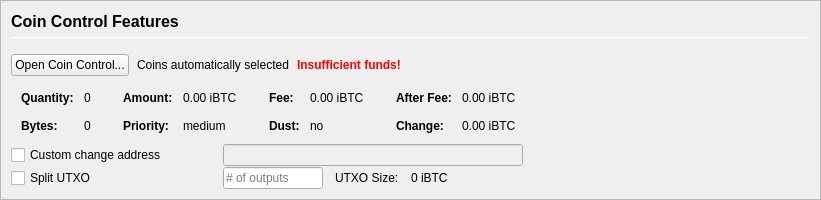
         <widget class="QFrame" name="frameCoinControl">
          <property name="sizePolicy">
           <sizepolicy hsizetype="Expanding" vsizetype="Expanding">
            <horstretch>0</horstretch>
            <verstretch>0</verstretch>
           </sizepolicy>
          </property>
          <property name="maximumSize">
           <size>
            <width>16777215</width>
            <height>16777215</height>
           </size>
          </property>
          <property name="frameShape">
           <enum>QFrame::StyledPanel</enum>
          </property>
          <property name="frameShadow">
           <enum>QFrame::Sunken</enum>
          </property>
          <layout class="QVBoxLayout" name="verticalLayoutCoinControl2">
           <property name="spacing">
            <number>0</number>
           </property>
           <property name="leftMargin">
            <number>0</number>
           </property>
           <property name="topMargin">
            <number>0</number>
           </property>
           <property name="rightMargin">
            <number>0</number>
           </property>
           <property name="bottomMargin">
            <number>0</number>
           </property>
           <item>
            <widget class="QFrame" name="frameCoinControl_BG">
             <layout class="QVBoxLayout" name="verticalLayoutCoinControl" stretch="0,0,0,0,0,0">
              <property name="spacing">
               <number>1</number>
              </property>
              <property name="leftMargin">
               <number>10</number>
              </property>
              <property name="topMargin">
               <number>10</number>
              </property>
              <item>
               <layout class="QHBoxLayout" name="horizontalLayoutCoinControl1">
                <property name="bottomMargin">
                 <number>15</number>
                </property>
                <item>
                 <layout class="QVBoxLayout" name="verticalLayout_3">
                  <property name="spacing">
                   <number>6</number>
                  </property>
                  <item>
                   <widget class="QLabel" name="labelCoinControlFeatures">
                    <property name="sizePolicy">
                     <sizepolicy hsizetype="Preferred" vsizetype="Maximum">
                      <horstretch>0</horstretch>
                      <verstretch>0</verstretch>
                     </sizepolicy>
                    </property>
                    <property name="minimumSize">
                     <size>
                      <width>0</width>
                      <height>20</height>
                     </size>
                    </property>
                    <property name="font">
                     <font>
                      <pointsize>12</pointsize>
                      <weight>75</weight>
                      <bold>true</bold>
                     </font>
                    </property>
                    <property name="styleSheet">
                     <string notr="true">font-weight:bold;</string>
                    </property>
                    <property name="text">
                     <string>Coin Control Features</string>
                    </property>
                   </widget>
                  </item>
                  <item>
                   <widget class="Line" name="line">
                    <property name="minimumSize">
                     <size>
                      <width>0</width>
                      <height>1</height>
                     </size>
                    </property>
                    <property name="maximumSize">
                     <size>
                      <width>16777215</width>
                      <height>1</height>
                     </size>
                    </property>
                    <property name="orientation">
                     <enum>Qt::Horizontal</enum>
                    </property>
                   </widget>
                  </item>
                 </layout>
                </item>
               </layout>
              </item>
              <item>
               <layout class="QHBoxLayout" name="horizontalLayoutCoinControl2" stretch="0,0,0,0">
                <property name="spacing">
                 <number>8</number>
                </property>
                <property name="bottomMargin">
                 <number>10</number>
                </property>
                <item>
                 <widget class="QPushButton" name="pushButtonCoinControl">
                  <property name="styleSheet">
                   <string notr="true"/>
                  </property>
                  <property name="text">
                   <string>Open Coin Control...</string>
                  </property>
                  <property name="autoDefault">
                   <bool>false</bool>
                  </property>
                 </widget>
                </item>
                <item>
                 <widget class="QLabel" name="labelCoinControlAutomaticallySelected">
                  <property name="text">
                   <string>Coins automatically selected</string>
                  </property>
                  <property name="margin">
                   <number>5</number>
                  </property>
                 </widget>
                </item>
                <item>
                 <widget class="QLabel" name="labelCoinControlInsuffFunds">
                  <property name="font">
                   <font>
                    <weight>75</weight>
                    <bold>true</bold>
                   </font>
                  </property>
                  <property name="styleSheet">
                   <string notr="true">color:red;font-weight:bold;</string>
                  </property>
                  <property name="text">
                   <string>Insufficient funds!</string>
                  </property>
                  <property name="margin">
                   <number>5</number>
                  </property>
                 </widget>
                </item>
                <item>
                 <spacer name="horizontalSpacerCoinControl">
                  <property name="orientation">
                   <enum>Qt::Horizontal</enum>
                  </property>
                  <property name="sizeHint" stdset="0">
                   <size>
                    <width>40</width>
                    <height>1</height>
                   </size>
                  </property>
                 </spacer>
                </item>
               </layout>
              </item>
              <item>
               <widget class="QWidget" name="widgetCoinControl" native="true">
                <property name="sizePolicy">
                 <sizepolicy hsizetype="Preferred" vsizetype="Preferred">
                  <horstretch>0</horstretch>
                  <verstretch>0</verstretch>
                 </sizepolicy>
                </property>
                <property name="minimumSize">
                 <size>
                  <width>0</width>
                  <height>0</height>
                 </size>
                </property>
                <property name="styleSheet">
                 <string notr="true"/>
                </property>
                <layout class="QHBoxLayout" name="horizontalLayoutCoinControl5">
                 <property name="leftMargin">
                  <number>0</number>
                 </property>
                 <property name="topMargin">
                  <number>0</number>
                 </property>
                 <property name="rightMargin">
                  <number>0</number>
                 </property>
                 <property name="bottomMargin">
                  <number>0</number>
                 </property>
                 <item>
                  <layout class="QHBoxLayout" name="horizontalLayoutCoinControl3" stretch="0,0,0,1">
                   <property name="spacing">
                    <number>20</number>
                   </property>
                   <property name="topMargin">
                    <number>0</number>
                   </property>
                   <property name="bottomMargin">
                    <number>10</number>
                   </property>
                   <item>
                    <layout class="QFormLayout" name="formLayoutCoinControl1">
                     <property name="horizontalSpacing">
                      <number>10</number>
                     </property>
                     <property name="verticalSpacing">
                      <number>14</number>
                     </property>
                     <property name="leftMargin">
                      <number>10</number>
                     </property>
                     <property name="topMargin">
                      <number>4</number>
                     </property>
                     <property name="rightMargin">
                      <number>6</number>
                     </property>
                     <item row="0" column="0">
                      <widget class="QLabel" name="labelCoinControlQuantityText">
                       <property name="font">
                        <font>
                         <weight>75</weight>
                         <bold>true</bold>
                        </font>
                       </property>
                       <property name="text">
                        <string>Quantity:</string>
                       </property>
                       <property name="margin">
                        <number>0</number>
                       </property>
                      </widget>
                     </item>
                     <item row="0" column="1">
                      <widget class="QLabel" name="labelCoinControlQuantity">
                       <property name="cursor">
                        <cursorShape>IBeamCursor</cursorShape>
                       </property>
                       <property name="contextMenuPolicy">
                        <enum>Qt::ActionsContextMenu</enum>
                       </property>
                       <property name="text">
                        <string notr="true">0</string>
                       </property>
                       <property name="margin">
                        <number>0</number>
                       </property>
                       <property name="textInteractionFlags">
                        <set>Qt::LinksAccessibleByMouse|Qt::TextSelectableByKeyboard|Qt::TextSelectableByMouse</set>
                       </property>
                      </widget>
                     </item>
                     <item row="1" column="0">
                      <widget class="QLabel" name="labelCoinControlBytesText">
                       <property name="font">
                        <font>
                         <weight>75</weight>
                         <bold>true</bold>
                        </font>
                       </property>
                       <property name="text">
                        <string>Bytes:</string>
                       </property>
                      </widget>
                     </item>
                     <item row="1" column="1">
                      <widget class="QLabel" name="labelCoinControlBytes">
                       <property name="cursor">
                        <cursorShape>IBeamCursor</cursorShape>
                       </property>
                       <property name="contextMenuPolicy">
                        <enum>Qt::ActionsContextMenu</enum>
                       </property>
                       <property name="text">
                        <string notr="true">0</string>
                       </property>
                       <property name="textInteractionFlags">
                        <set>Qt::LinksAccessibleByMouse|Qt::TextSelectableByKeyboard|Qt::TextSelectableByMouse</set>
                       </property>
                      </widget>
                     </item>
                    </layout>
                   </item>
                   <item>
                    <layout class="QFormLayout" name="formLayoutCoinControl2">
                     <property name="horizontalSpacing">
                      <number>10</number>
                     </property>
                     <property name="verticalSpacing">
                      <number>14</number>
                     </property>
                     <property name="leftMargin">
                      <number>6</number>
                     </property>
                     <property name="topMargin">
                      <number>4</number>
                     </property>
                     <property name="rightMargin">
                      <number>6</number>
                     </property>
                     <item row="0" column="0">
                      <widget class="QLabel" name="labelCoinControlAmountText">
                       <property name="font">
                        <font>
                         <weight>75</weight>
                         <bold>true</bold>
                        </font>
                       </property>
                       <property name="text">
                        <string>Amount:</string>
                       </property>
                       <property name="margin">
                        <number>0</number>
                       </property>
                      </widget>
                     </item>
                     <item row="0" column="1">
                      <widget class="QLabel" name="labelCoinControlAmount">
                       <property name="cursor">
                        <cursorShape>IBeamCursor</cursorShape>
                       </property>
                       <property name="contextMenuPolicy">
                        <enum>Qt::ActionsContextMenu</enum>
                       </property>
                       <property name="text">
                        <string notr="true">0.00 iBTC</string>
                       </property>
                       <property name="textInteractionFlags">
                        <set>Qt::LinksAccessibleByMouse|Qt::TextSelectableByKeyboard|Qt::TextSelectableByMouse</set>
                       </property>
                      </widget>
                     </item>
                     <item row="1" column="0">
                      <widget class="QLabel" name="labelCoinControlPriorityText">
                       <property name="font">
                        <font>
                         <weight>75</weight>
                         <bold>true</bold>
                        </font>
                       </property>
                       <property name="text">
                        <string>Priority:</string>
                       </property>
                      </widget>
                     </item>
                     <item row="1" column="1">
                      <widget class="QLabel" name="labelCoinControlPriority">
                       <property name="cursor">
                        <cursorShape>IBeamCursor</cursorShape>
                       </property>
                       <property name="contextMenuPolicy">
                        <enum>Qt::ActionsContextMenu</enum>
                       </property>
                       <property name="text">
                        <string>medium</string>
                       </property>
                       <property name="textInteractionFlags">
                        <set>Qt::LinksAccessibleByMouse|Qt::TextSelectableByKeyboard|Qt::TextSelectableByMouse</set>
                       </property>
                      </widget>
                     </item>
                    </layout>
                   </item>
                   <item>
                    <layout class="QFormLayout" name="formLayoutCoinControl3">
                     <property name="horizontalSpacing">
                      <number>10</number>
                     </property>
                     <property name="verticalSpacing">
                      <number>14</number>
                     </property>
                     <property name="leftMargin">
                      <number>6</number>
                     </property>
                     <property name="topMargin">
                      <number>4</number>
                     </property>
                     <property name="rightMargin">
                      <number>6</number>
                     </property>
                     <item row="0" column="0">
                      <widget class="QLabel" name="labelCoinControlFeeText">
                       <property name="font">
                        <font>
                         <weight>75</weight>
                         <bold>true</bold>
                        </font>
                       </property>
                       <property name="text">
                        <string>Fee:</string>
                       </property>
                       <property name="margin">
                        <number>0</number>
                       </property>
                      </widget>
                     </item>
                     <item row="0" column="1">
                      <widget class="QLabel" name="labelCoinControlFee">
                       <property name="cursor">
                        <cursorShape>IBeamCursor</cursorShape>
                       </property>
                       <property name="contextMenuPolicy">
                        <enum>Qt::ActionsContextMenu</enum>
                       </property>
                       <property name="text">
                        <string notr="true">0.00 iBTC</string>
                       </property>
                       <property name="textInteractionFlags">
                        <set>Qt::LinksAccessibleByMouse|Qt::TextSelectableByKeyboard|Qt::TextSelectableByMouse</set>
                       </property>
                      </widget>
                     </item>
                     <item row="1" column="0">
                      <widget class="QLabel" name="labelCoinControlLowOutputText">
                       <property name="font">
                        <font>
                         <weight>75</weight>
                         <bold>true</bold>
                        </font>
                       </property>
                       <property name="text">
                        <string>Dust:</string>
                       </property>
                      </widget>
                     </item>
                     <item row="1" column="1">
                      <widget class="QLabel" name="labelCoinControlLowOutput">
                       <property name="cursor">
                        <cursorShape>IBeamCursor</cursorShape>
                       </property>
                       <property name="contextMenuPolicy">
                        <enum>Qt::ActionsContextMenu</enum>
                       </property>
                       <property name="text">
                        <string>no</string>
                       </property>
                       <property name="textInteractionFlags">
                        <set>Qt::LinksAccessibleByMouse|Qt::TextSelectableByKeyboard|Qt::TextSelectableByMouse</set>
                       </property>
                      </widget>
                     </item>
                    </layout>
                   </item>
                   <item>
                    <layout class="QFormLayout" name="formLayoutCoinControl4">
                     <property name="horizontalSpacing">
                      <number>10</number>
                     </property>
                     <property name="verticalSpacing">
                      <number>14</number>
                     </property>
                     <property name="leftMargin">
                      <number>6</number>
                     </property>
                     <property name="topMargin">
                      <number>4</number>
                     </property>
                     <property name="rightMargin">
                      <number>6</number>
                     </property>
                     <item row="0" column="0">
                      <widget class="QLabel" name="labelCoinControlAfterFeeText">
                       <property name="font">
                        <font>
                         <weight>75</weight>
                         <bold>true</bold>
                        </font>
                       </property>
                       <property name="text">
                        <string>After Fee:</string>
                       </property>
                       <property name="margin">
                        <number>0</number>
                       </property>
                      </widget>
                     </item>
                     <item row="0" column="1">
                      <widget class="QLabel" name="labelCoinControlAfterFee">
                       <property name="cursor">
                        <cursorShape>IBeamCursor</cursorShape>
                       </property>
                       <property name="contextMenuPolicy">
                        <enum>Qt::ActionsContextMenu</enum>
                       </property>
                       <property name="text">
                        <string notr="true">0.00 iBTC</string>
                       </property>
                       <property name="textInteractionFlags">
                        <set>Qt::LinksAccessibleByMouse|Qt::TextSelectableByKeyboard|Qt::TextSelectableByMouse</set>
                       </property>
                      </widget>
                     </item>
                     <item row="1" column="0">
                      <widget class="QLabel" name="labelCoinControlChangeText">
                       <property name="font">
                        <font>
                         <weight>75</weight>
                         <bold>true</bold>
                        </font>
                       </property>
                       <property name="text">
                        <string>Change:</string>
                       </property>
                      </widget>
                     </item>
                     <item row="1" column="1">
                      <widget class="QLabel" name="labelCoinControlChange">
                       <property name="cursor">
                        <cursorShape>IBeamCursor</cursorShape>
                       </property>
                       <property name="contextMenuPolicy">
                        <enum>Qt::ActionsContextMenu</enum>
                       </property>
                       <property name="text">
                        <string notr="true">0.00 iBTC</string>
                       </property>
                       <property name="textInteractionFlags">
                        <set>Qt::LinksAccessibleByMouse|Qt::TextSelectableByKeyboard|Qt::TextSelectableByMouse</set>
                       </property>
                      </widget>
                     </item>
                    </layout>
                   </item>
                  </layout>
                 </item>
                </layout>
               </widget>
              </item>
              <item>
               <layout class="QHBoxLayout" name="horizontalLayoutCoinControl4">
                <property name="spacing">
                 <number>12</number>
                </property>
                <property name="sizeConstraint">
                 <enum>QLayout::SetDefaultConstraint</enum>
                </property>
                <property name="topMargin">
                 <number>0</number>
                </property>
                <property name="rightMargin">
                 <number>0</number>
                </property>
                <item>
                 <widget class="QCheckBox" name="checkBoxCoinControlChange">
                  <property name="sizePolicy">
                   <sizepolicy hsizetype="Preferred" vsizetype="Preferred">
                    <horstretch>0</horstretch>
                    <verstretch>0</verstretch>
                   </sizepolicy>
                  </property>
                  <property name="minimumSize">
                   <size>
                    <width>200</width>
                    <height>0</height>
                   </size>
                  </property>
                  <property name="maximumSize">
                   <size>
                    <width>200</width>
                    <height>16777215</height>
                   </size>
                  </property>
                  <property name="toolTip">
                   <string>If this is activated, but the change address is empty or invalid, change will be sent to a newly generated address.</string>
                  </property>
                  <property name="text">
                   <string>Custom change address</string>
                  </property>
                 </widget>
                </item>
                <item>
                 <widget class="QValidatedLineEdit" name="lineEditCoinControlChange">
                  <property name="enabled">
                   <bool>false</bool>
                  </property>
                  <property name="sizePolicy">
                   <sizepolicy hsizetype="Preferred" vsizetype="Preferred">
                    <horstretch>0</horstretch>
                    <verstretch>0</verstretch>
                   </sizepolicy>
                  </property>
                  <property name="minimumSize">
                   <size>
                    <width>300</width>
                    <height>0</height>
                   </size>
                  </property>
                 </widget>
                </item>
                <item>
                 <widget class="QLabel" name="labelCoinControlChangeLabel">
                  <property name="sizePolicy">
                   <sizepolicy hsizetype="Preferred" vsizetype="Preferred">
                    <horstretch>0</horstretch>
                    <verstretch>0</verstretch>
                   </sizepolicy>
                  </property>
                  <property name="minimumSize">
                   <size>
                    <width>100</width>
                    <height>0</height>
                   </size>
                  </property>
                  <property name="text">
                   <string/>
                  </property>
                  <property name="margin">
                   <number>3</number>
                  </property>
                 </widget>
                </item>
               </layout>
              </item>
              <item>
               <layout class="QHBoxLayout" name="horizontalLayoutCoinControl6">
                <property name="spacing">
                 <number>12</number>
                </property>
                <property name="rightMargin">
                 <number>0</number>
                </property>
                <item>
                 <widget class="QCheckBox" name="splitBlockCheckBox">
                  <property name="sizePolicy">
                   <sizepolicy hsizetype="Preferred" vsizetype="Preferred">
                    <horstretch>0</horstretch>
                    <verstretch>0</verstretch>
                   </sizepolicy>
                  </property>
                  <property name="minimumSize">
                   <size>
                    <width>200</width>
                    <height>0</height>
                   </size>
                  </property>
                  <property name="maximumSize">
                   <size>
                    <width>200</width>
                    <height>16777215</height>
                   </size>
                  </property>
                  <property name="text">
                   <string>Split UTXO</string>
                  </property>
                 </widget>
                </item>
                <item>
                 <widget class="QLineEdit" name="splitBlockLineEdit">
                  <property name="sizePolicy">
                   <sizepolicy hsizetype="Preferred" vsizetype="Preferred">
                    <horstretch>50</horstretch>
                    <verstretch>0</verstretch>
                   </sizepolicy>
                  </property>
                  <property name="minimumSize">
                   <size>
                    <width>100</width>
                    <height>0</height>
                   </size>
                  </property>
                  <property name="maximumSize">
                   <size>
                    <width>100</width>
                    <height>16777215</height>
                   </size>
                  </property>
                  <property name="placeholderText">
                   <string># of outputs</string>
                  </property>
                 </widget>
                </item>
                <item>
                 <widget class="QLabel" name="labelBlockSizeText">
                  <property name="text">
                   <string>UTXO Size:</string>
                  </property>
                 </widget>
                </item>
                <item>
                 <widget class="QLabel" name="labelBlockSize">
                  <property name="text">
                   <string>0 iBTC</string>
                  </property>
                 </widget>
                </item>
                <item>
                 <spacer name="horizontalSpacer_7">
                  <property name="orientation">
                   <enum>Qt::Horizontal</enum>
                  </property>
                  <property name="sizeHint" stdset="0">
                   <size>
                    <width>40</width>
                    <height>20</height>
                   </size>
                  </property>
                 </spacer>
                </item>
               </layout>
              </item>
              <item>
               <spacer name="verticalSpacerCoinControl">
                <property name="orientation">
                 <enum>Qt::Vertical</enum>
                </property>
                <property name="sizeHint" stdset="0">
                 <size>
                  <width>800</width>
                  <height>1</height>
                 </size>
                </property>
               </spacer>
              </item>
             </layout>
            </widget>
           </item>
          </layout>
         </widget>
